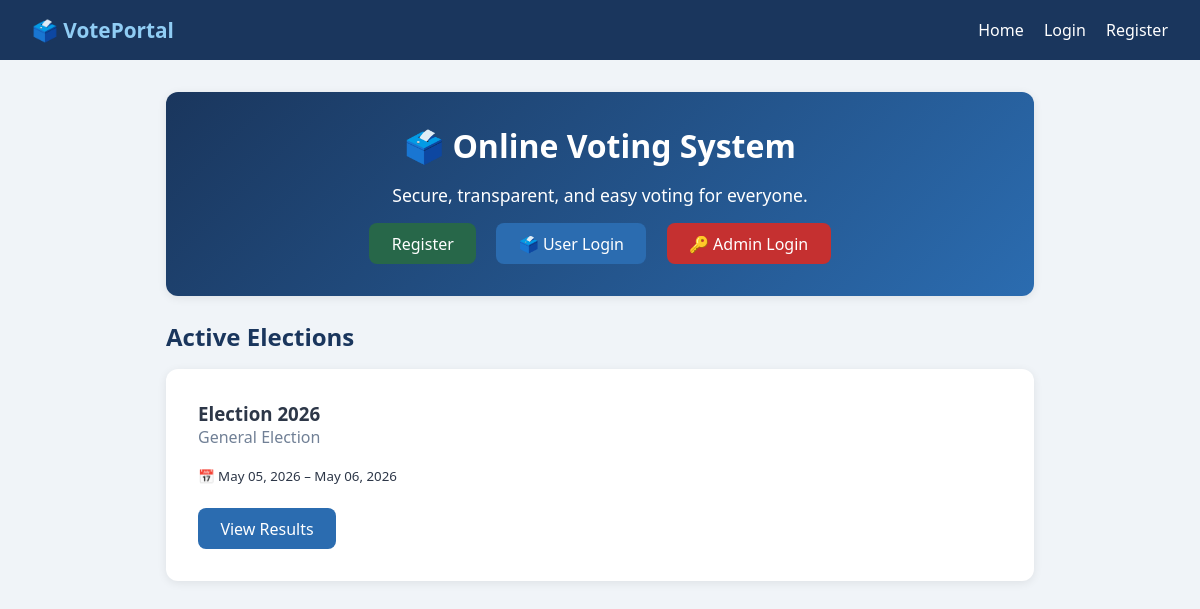
The page / on the database its author committed.
### voting/models.py (models this page shows, shortened)
class Election(models.Model):
    title = models.CharField(max_length=200)
    description = models.TextField(blank=True)
    is_active = models.BooleanField(default=True)
    start_date = models.DateTimeField()
    end_date = models.DateTimeField()
    created_at = models.DateTimeField(auto_now_add=True)

### voting/views.py (the view)
# urls.py: path('', views.home, name='home'),
def home(request):
    elections = Election.objects.filter(is_active=True)
    return render(request, 'voting/home.html', {'elections': elections})

### voting/templates/voting/home.html (shortened to what this page needs)
{% extends 'voting/base.html' %}
{% block content %}
<div class="card" style="text-align:center; background: linear-gradient(135deg, #1a365d, #2b6cb0); color: white;">
    <h1 style="color:white; font-size:2rem;">🗳️ Online Voting System</h1>
    <p style="margin: 1rem 0; font-size: 1.1rem;">Secure, transparent, and easy voting for everyone.</p>
    {% if not user.is_authenticated %}
        <a href="{% url 'register' %}" class="btn btn-success" style="margin-right:1rem;">Register</a>
        <a href="{% url 'login' %}" class="btn btn-primary" style="margin-right:1rem;">🗳️ User Login</a>
        <a href="/admin/" class="btn" style="background:#c53030; color:white;">🔑 Admin Login</a>
    {% else %}
        {% if user.is_superuser %}
            <a href="/admin/" class="btn" style="background:#c53030; color:white; margin-right:1rem;">🔑 Go to Admin Panel</a>
        {% else %}
            <a href="{% url 'vote_list' %}" class="btn btn-success">Go to Elections →</a>
        {% endif %}
    {% endif %}
</div>
<h2>Active Elections</h2>
{% for election in elections %}
<div class="card">
    <h3>{{ election.title }}</h3>
    <p style="color:#718096; margin-bottom:1rem;">{{ election.description }}</p>
    <small>📅 {{ election.start_date|date:"M d, Y" }} – {{ election.end_date|date:"M d, Y" }}</small><br><br>
    <a href="{% url 'results' election.id %}" class="btn btn-primary">View Results</a>
</div>
{% empty %}
<div class="card"><p>No active elections at the moment.</p></div>
{% endfor %}
{% endblock %}

### voting/templates/voting/base.html (style rules this page uses)
* { box-sizing: border-box; margin: 0; padding: 0; }
body { font-family: 'Segoe UI', sans-serif; background: #f0f4f8; color: #2d3748; }
.card { background: white; border-radius: 12px; padding: 2rem; box-shadow: 0 2px 10px rgba(0,0,0,0.08); margin-bottom: 1.5rem; }
.btn { display: inline-block; padding: 0.6rem 1.4rem; border-radius: 8px; border: none; cursor: pointer; font-size: 1rem; text-decoration: none; }
.btn-primary { background: #2b6cb0; color: white; }
.btn-success { background: #276749; color: white; }
h1, h2 { color: #1a365d; margin-bottom: 1rem; }

### rows shown on the page
Election: title "Election 2026", description "General Election", start_date "May 05, 2026", end_date "May 06, 2026"
